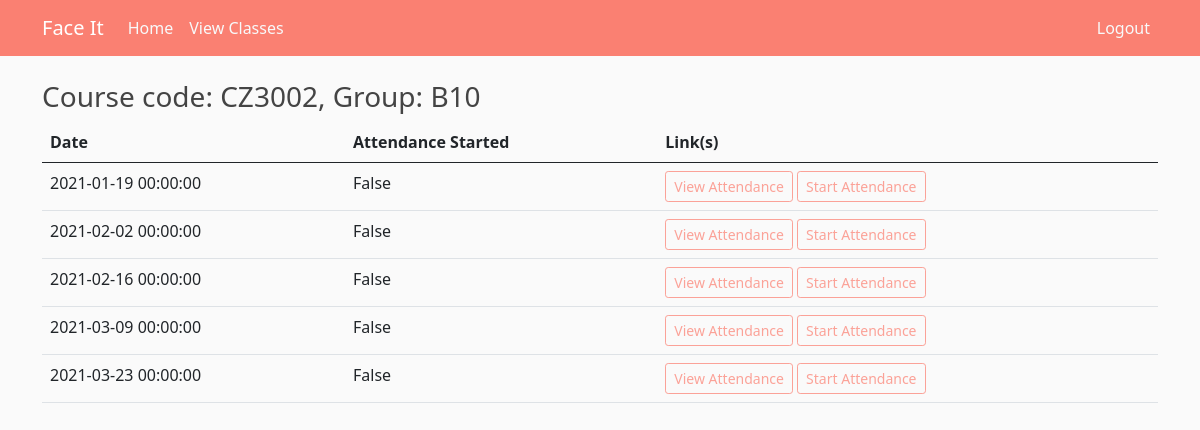
The page /view_class_dates/10172 (signed in) on the database as committed earlier.
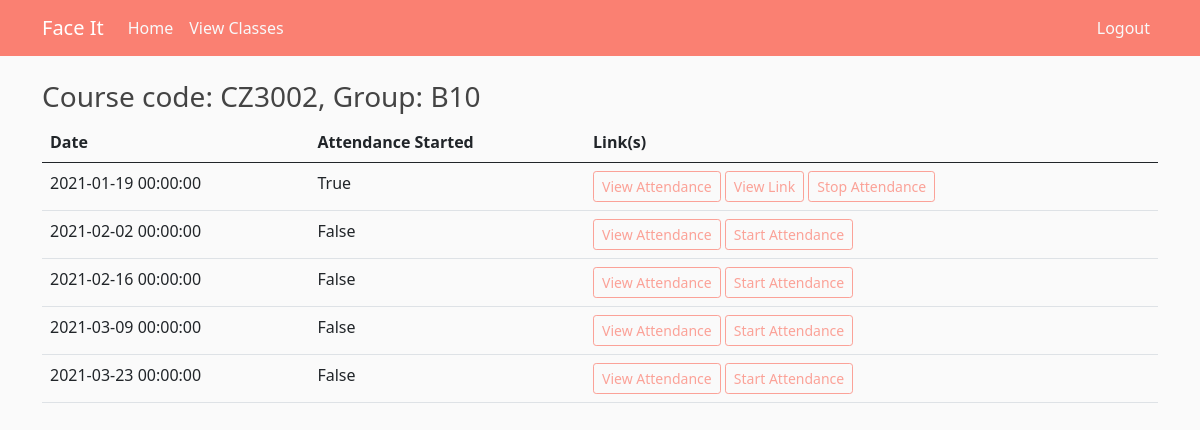
The same page on the database as committed later.
### models.py (models this page shows, shortened)
class IndexDates(db.Model):
    id = db.Column(db.Integer, primary_key=True)
    date = db.Column(db.DateTime, nullable=False)
    attendance_started = db.Column(db.Boolean, default=False, nullable=False)
    indexId = db.Column(db.Integer, db.ForeignKey('indexes.indexId'), nullable=False)
    attendance = db.relationship('Attendance', backref='indexDate', lazy=True)

### app.py (the view)
@app.route('/view_class_dates/<int:class_index>')
@login_required
def view_class_dates(class_index):
    if current_user.role != 'staff':
        flash('You are not authorized to perform this action', 'danger')
        return redirect(url_for('dashboard'))
    dashboard_data = get_dashboard()
    class_dates = IndexDates.query.filter_by(indexId=class_index).all()
    return render_template('view_class_dates.html', dashboard_data=dashboard_data,
                           course_code=class_dates[0].index.course.courseCode,
                           class_name=class_dates[0].index.className, class_dates=class_dates)

### app.py (called while the page is built)
def get_dashboard():
    dashboard_data = values.dashboards['admin'] if current_user.role == 'admin' else \
        values.dashboards['staff']
    return dashboard_data

### models.py (called while the page is built)
@login_manager.user_loader
def load_user(user_id):
    return Users.query.get(int(user_id))

### templates/view_class_dates.html
{% extends "layout.html" %}
{% block content %}
    <h3>Course code: {{ course_code }}, Group: {{ class_name }}</h3>
    <table class="table">
        <thead>
            <tr>
                <th scope="col">Date</th>
                <th scope="col">Attendance Started</th>
                <th scope="col">Link(s)</th>
            </tr>
        </thead>
        <tbody>
            {% for class_date in class_dates %}
            <tr>
                <td>{{ class_date.date }}</td>
                <td>{{ class_date.attendance_started }}</td>
                <td>
                    <a type="button" href="/view_attendance/{{ class_date.id }}" class="btn btn-outline-salmon btn-sm">View Attendance</a>
                    {% if class_date.attendance_started %}
                        <a type="button" target="_blank" href="/take_attendance/{{ class_date.id }}" class="btn btn-outline-salmon btn-sm">View Link</a>
                        <a type="button" href="/stop_attendance/{{ class_date.id }}" class="btn btn-outline-salmon btn-sm">Stop Attendance</a>
                    {% else %}
                        <a type="button" href="/start_attendance/{{ class_date.id }}" class="btn btn-outline-salmon btn-sm">Start Attendance</a>
                    {% endif %}
                </td>
            </tr>
            {% endfor %}
        </tbody>
    </table>
{% endblock content %}

Rows that differ between the two databases and show on the page:
changed IndexDates: attendance_started "False" → "True"; attendance_started "Start Attendance" → "View Link Stop Attendance"
